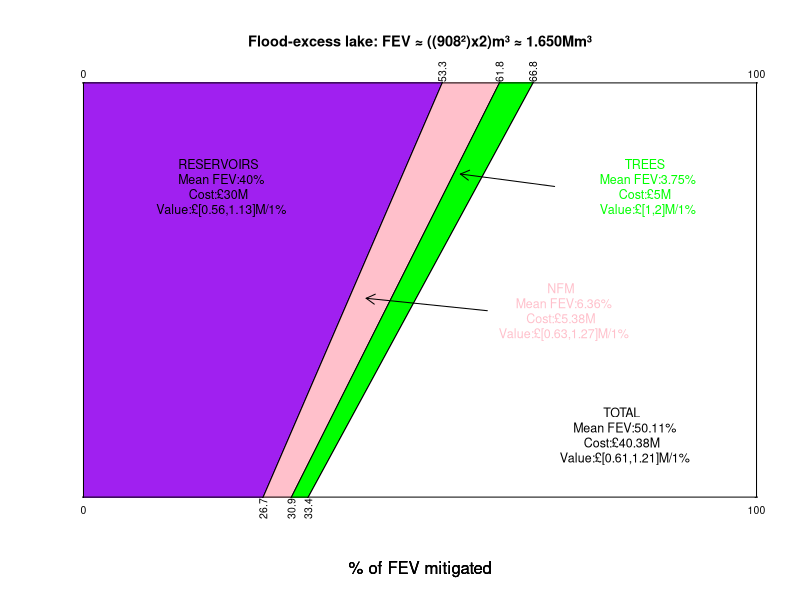

Reproduce this figure in R.
# The following is based on the Calder mitigation graph presented on [1].
x=0:1
y=((500/133)*x)-(267/266)

plot(x, y, type="l", xlim=cbind(0.035, 0.965), ylim=cbind(0.035, 0.965), xlab="% of FEV mitigated", ylab="", axes=FALSE) 
# [7, pp.104-105]
polygon(cbind(0,x,0), cbind(0,y,1), col="purple", border="black") 
# Notified by [12, pp.50-58]
par(new=TRUE)  
# [7, p.232]

a=0:1
b=((1000/309)*a)-1

plot(a,b, type="l", xlim=cbind(0.035, 0.965), ylim=cbind(0.035, 0.965), xlab="% of FEV mitigated", ylab="", axes=FALSE)
# [7, pp.104-105]
polygon(cbind(0.309,x,0.618), cbind(0,y,1), col="pink", border="black") 
par(new=TRUE)  


c=0:1
d=((500/167)*c)-1

plot(c, d, type="l", xlim=cbind(0.035, 0.965), ylim=cbind(0.035, 0.965), xlab="% of FEV mitigated", ylab="", axes=FALSE) 
polygon(cbind(0.334,a,0.668), cbind(0,b,1), col="green", border="black") 
polygon(cbind(1,c,1), cbind(0,d,1), col="white", border="black")
abline(h=0) 
# adding a border/line for y=0,1; border/line for x=0,1 added by polygon function. 
# Notified of abline function by [7, p.105]
abline(h=1) 

# Notified of text function by [7, p.105]
# The following is as stated on Onno & Tom's poster [1].
text(0.20025, 0.75,labels="RESERVOIRS
  Mean FEV:40%
Cost:£30M
  Value:£[0.56,1.13]M/1%", cex=0.75)
text(0.709, 0.45,labels="NFM
  Mean FEV:6.36%
Cost:£5.38M
  Value:£[0.63,1.27]M/1%", cex=0.75, col="pink")

arrows(0.6,0.45, 0.42, 0.48, length=0.1)
# Notified of function by [13, p. 79]

text(0.834, 0.75,labels="TREES
  Mean FEV:3.75%
Cost:£5M
  Value:£[1,2]M/1%", cex=0.75, col="green")
arrows(0.7,0.75, 0.56, 0.78, length=0.1)
text(0.79975, 0.15,labels="TOTAL
  Mean FEV:50.11%
Cost:£40.38M
  Value:£[0.61,1.21]M/1%", cex=0.75)
mtext("0", 1, at=0, cex=0.625)
mtext("26.7", 1, at=0.267, cex=0.625, las=2)
mtext("30.9", 1, at=0.309, cex=0.625, las=2)
mtext("33.4", 1, at=0.334, cex=0.625, las=2)
mtext("100", 1, at=1, cex=0.625)
mtext("0",3, at=0, cex=0.625)
mtext("53.3", 3, at=0.533, cex=0.625, las=2)
mtext("61.8", 3, at=0.618, cex=0.625, las=2)
mtext("66.8", 3, at=0.668, cex=0.625, las=2)
mtext("100", 3, at=1, cex=0.625)

title("Flood-excess lake: FEV ≈ ((908²)x2)m³ ≈ 1.650Mm³", cex.main=0.875)
# Notified of title function by [7, p.105].